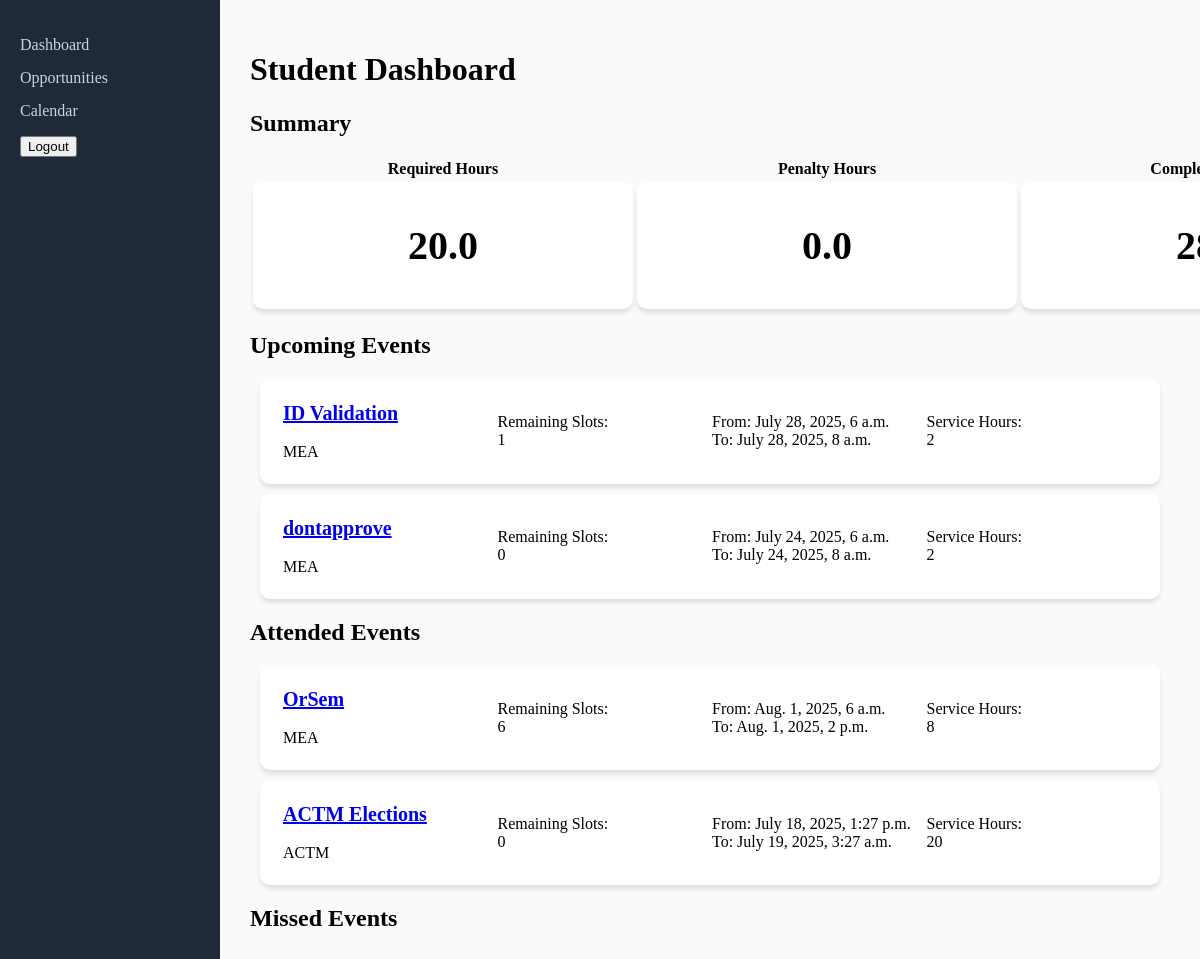
The page /student_dashboard (signed in) on the database as committed earlier.
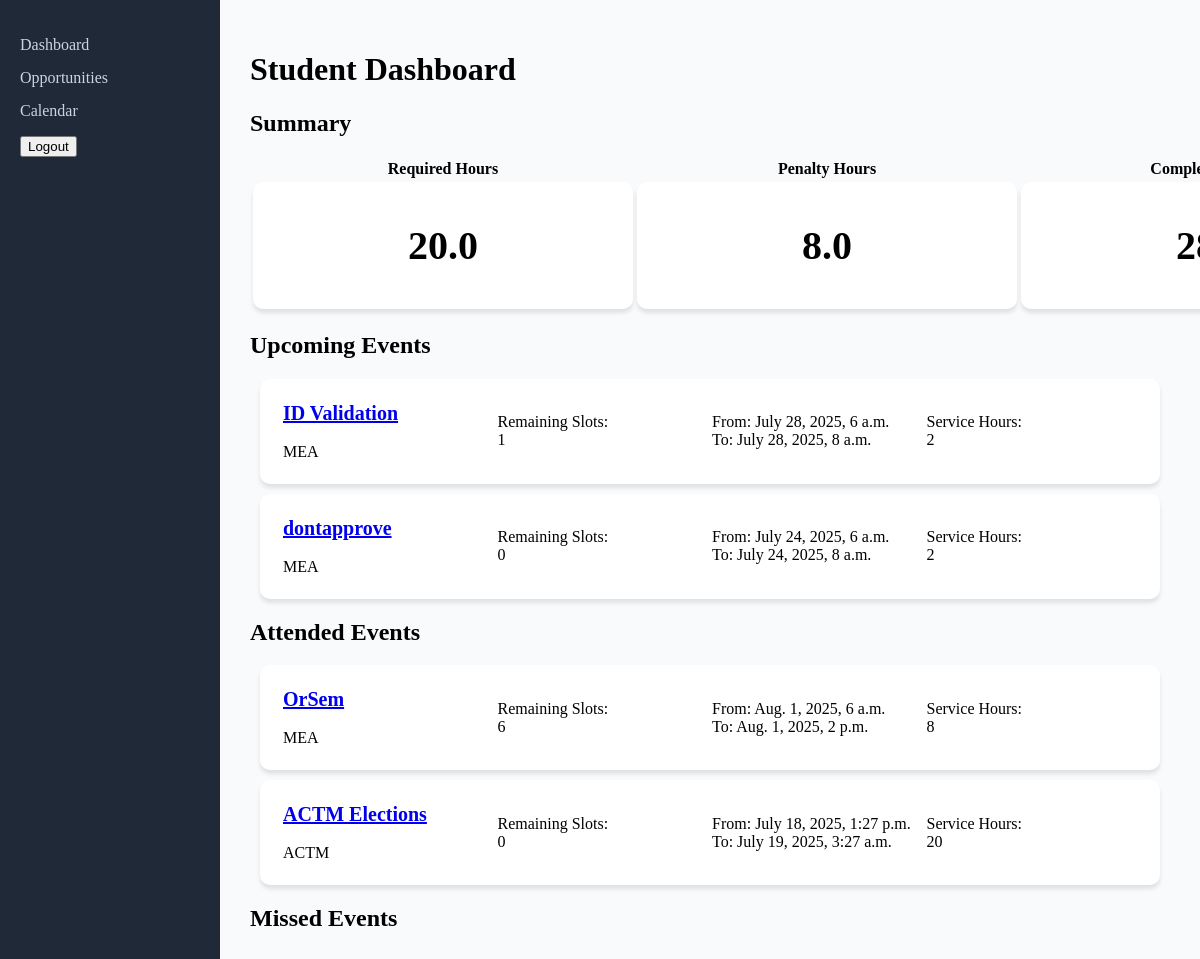
The same page on the database as committed later.
### core/models.py (models this page shows, shortened)
class StudentProfile(models.Model):
    user = models.OneToOneField(User, on_delete=models.CASCADE)
    id_number = models.CharField(max_length=6, unique=True)
    required_service_hours = models.FloatField(default=20.0)
    completed_service_hours = models.FloatField(default=0.0)
    penalty_service_hours = models.FloatField(default=0.0)

### core/views.py (the view)
# urls.py: path("student_dashboard", views.student_dashboard, name="student_dashboard"),
@login_required
def student_dashboard(request):
    user = request.user
    try:
        student_profile = user.studentprofile
    except StudentProfile.DoesNotExist:
        student_profile = None
        return redirect("login_view")
    volunteered_events = Event.objects.filter(
        participation__student=student_profile, participation__attended=False
    )
    attended_events = Event.objects.filter(
        participation__student=student_profile, participation__attended=True
    )
    missed_events = Event.objects.filter(
        participation__student=student_profile,
        participation__attended=False,
        end_datetime__lt=timezone.now(),
    )
    context = {
        "student": student_profile,
        "events": volunteered_events,
        "attended_events": attended_events,
        "missed_events": missed_events,
    }
    if request.method == "GET":
        template = loader.get_template("core/student_dashboard.html")
        return HttpResponse(template.render(context, request))

### core/models.py (called while the page is built)
    def remaining_slots(self):
        assigned_count = self.participation_set.count()
        return max(0, self.number_of_students - assigned_count)

### core/templates/core/student_dashboard.html (shortened to what this page needs)
<body>
<div class="sidebar">
  <ul>
  <li><a href="/student_dashboard">Dashboard</a></li>
  <li><a href="/student_opportunities">Opportunities</a></li>
  <li><a href="/student_calendar">Calendar</a></li>
  </ul>
  <div class="bottom-section">
  <form action="{% url 'logout_view' %}" method="post">
  <button type="submit">Logout</button>
  </form>
  </div>
</div>
<div class="main-content">
  <h1>Student Dashboard</h1>
  <h2>Summary</h2>
  {% if student %}
  <table class="hours-summary">
    <tr>
      <th>Required Hours</th>
      <th>Penalty Hours</th>
      <th>Completed Hours</th>
    </tr>
    <tr>
      <td><div class="cell">{{ student.required_service_hours }}</div></td>
      <td><div class="cell">{{ student.penalty_service_hours }}</div></td>
      <td><div class="cell">{{ student.completed_service_hours }}</div></td>
    </tr>
  </table>
  {% endif %}
  <h2>Upcoming Events</h2>
  {% if events %}
    {% for event in events %}
          <div class="event_cell">
          <table class="per_event">
          <tr>
          <td>
          <a href="student_opportunities_details/{{ event.id }}"><div id="event-name">{{ event.name }}</div></a>
          <br>
          <div id="event-organizer">{{ event.organizer.name }}</div></td>
          <td><div id="event-slots">Remaining Slots: <br>{{ event.remaining_slots }}</div></td>
          <td><div id="event-time">
            From: {{ event.start_datetime }}
            <br>
            To: {{ event.end_datetime }}
          <td>Service Hours: <br>{{ event.service_hours }}</td>
            </div>
          </td>
          </tr>
          </table>
          </div>
    {% endfor %}
  {% endif%}
  <h2>Attended Events</h2>
  {% if attended_events %}
    {% for event in attended_events %}
          <div class="event_cell">
          <table class="per_event">
          <tr>
          <td>
          <a href="student_opportunities_details/{{ event.id }}"><div id="event-name">{{ event.name }}</div></a>
          <br>
          <div id="event-organizer">{{ event.organizer.name }}</div></td>
          <td><div id="event-slots">Remaining Slots: <br>{{ event.remaining_slots }}</div></td>
          <td><div id="event-time">
            From: {{ event.start_datetime }}
            <br>
            To: {{ event.end_datetime }}
          <td>Service Hours: <br>{{ event.service_hours }}</td>
            </div>
          </td>
          </tr>
          </table>
          </div>
    {% endfor %}
  {% endif%}
  <h2>Missed Events</h2>
</div>
</body>

Rows that differ between the two databases and show on the page:
changed StudentProfile: penalty_service_hours "0.0" → "8.0"
